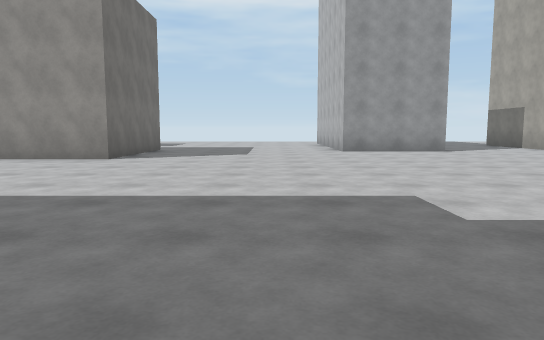
View 1 (above)

24 first-person views from a walk through a scene from a Unity 3-D project. The camera is 1.2 m above the floor, tilts 6° down and sees 70° across. The floor is counted in squares, 2 m on a side. Each view is taken from the middle of a square. On the plan, view 1 faces up. The plan holds only what a view shows up to about 11 squares ahead; the rest is blank. The place goes on beyond the plan. The player is left out.

View 2
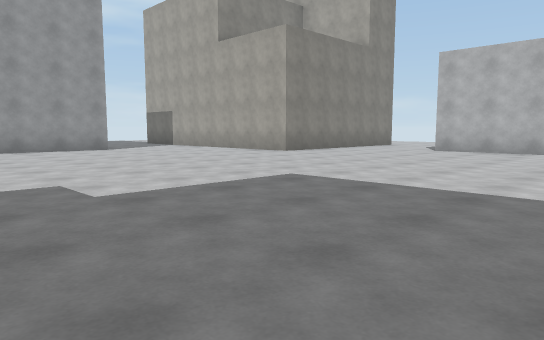

View 3
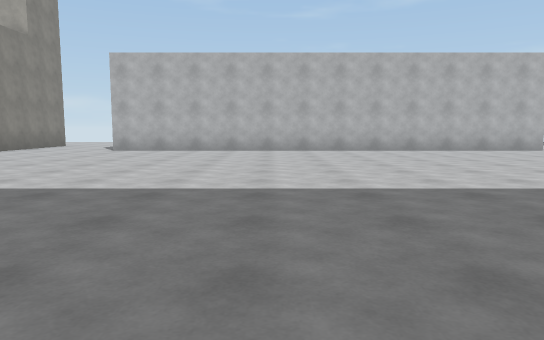

View 4
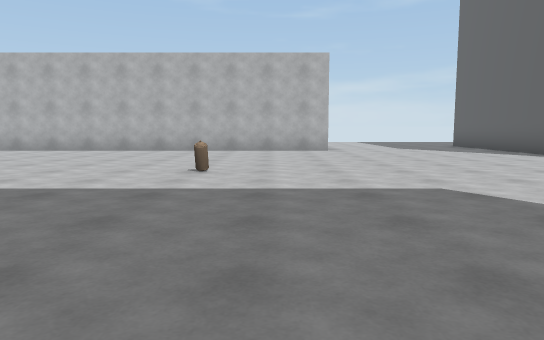

View 5
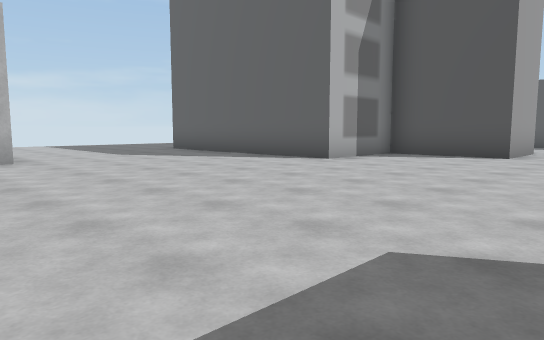

View 6
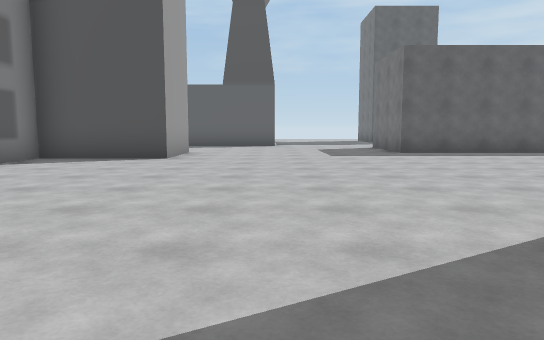

View 7
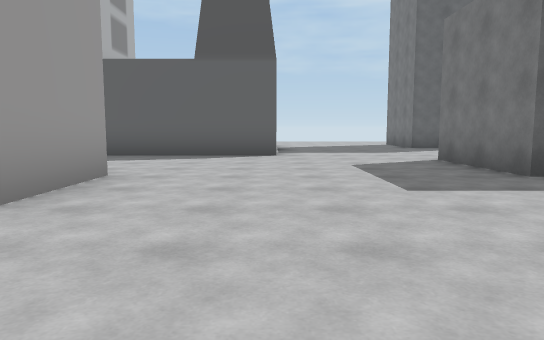

View 8
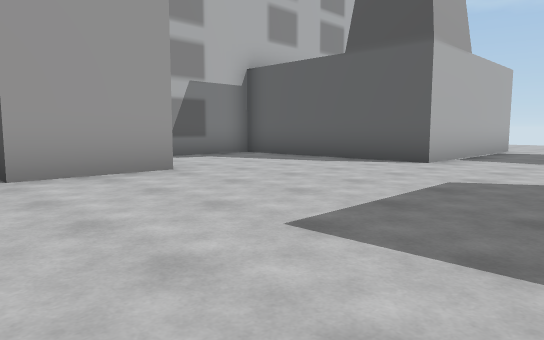

View 9
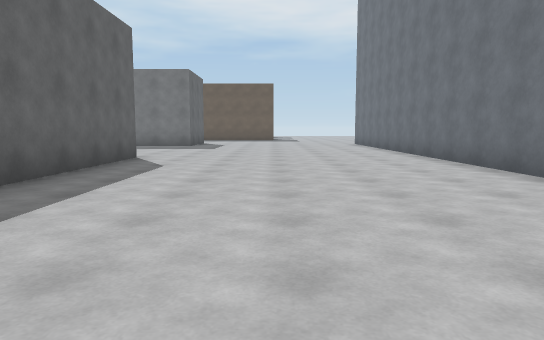

View 10
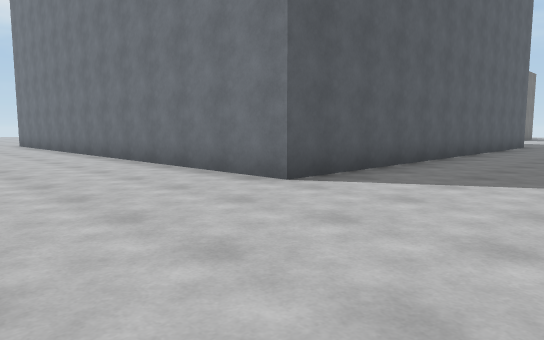

View 11
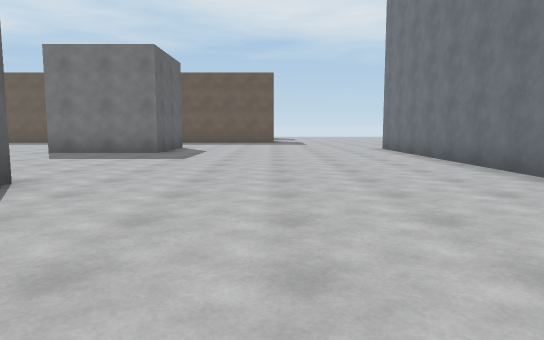

View 12
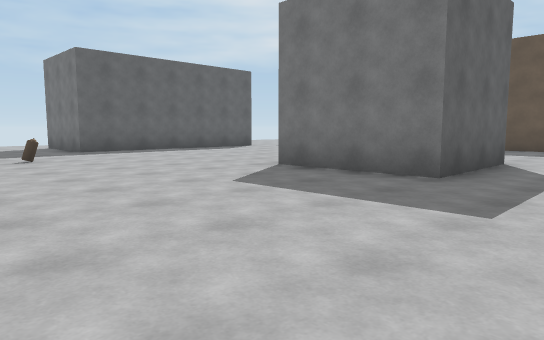

View 13
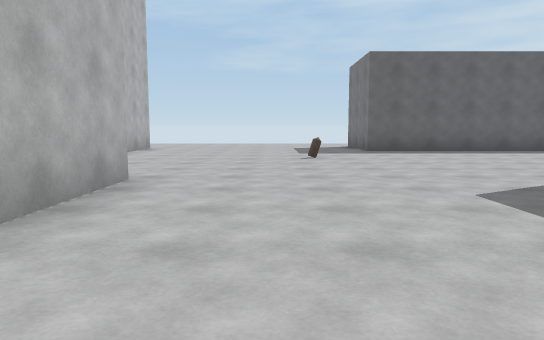

View 14
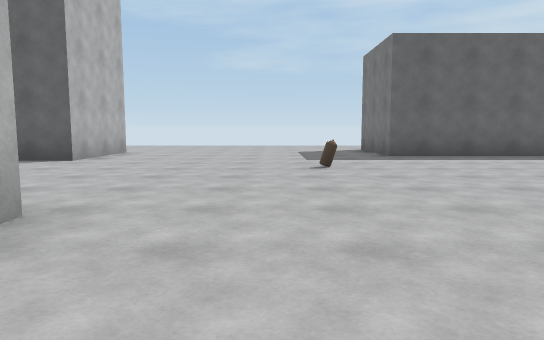

View 15
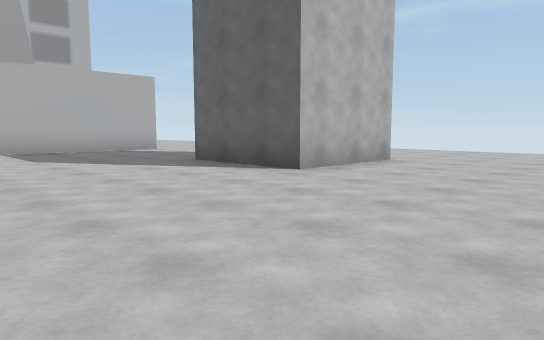

View 16
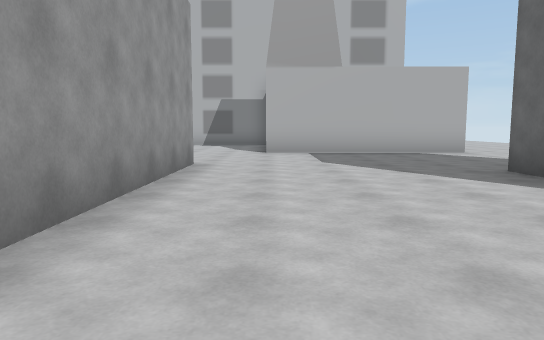

View 17
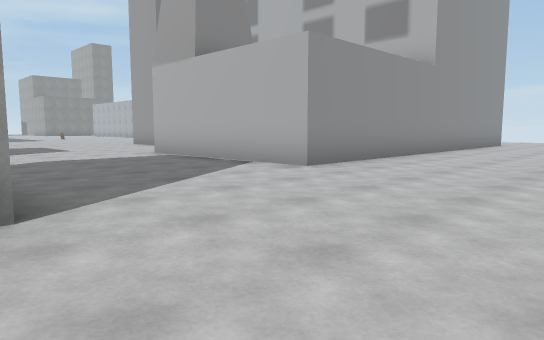

View 18
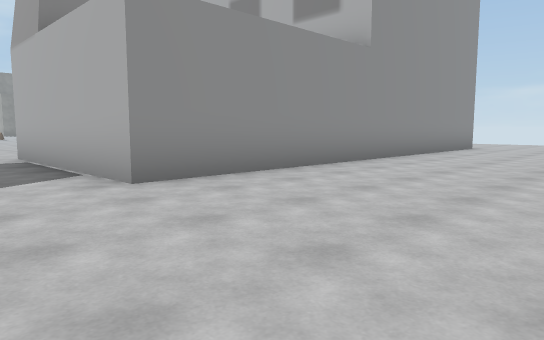

View 19
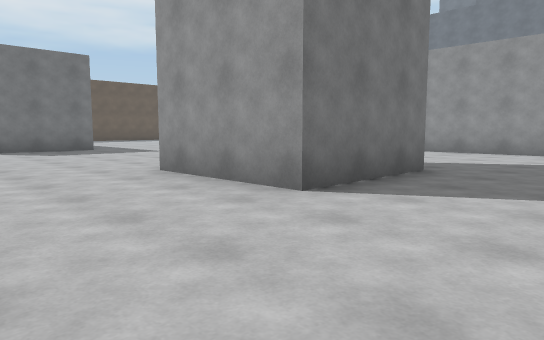

View 20
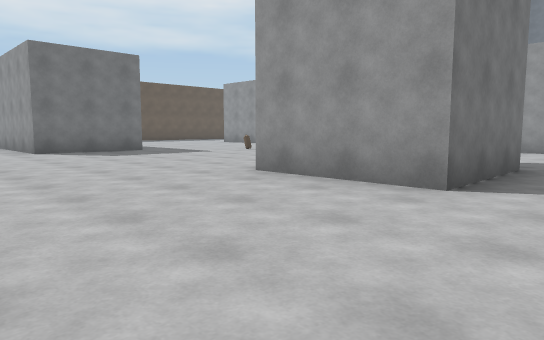

View 21
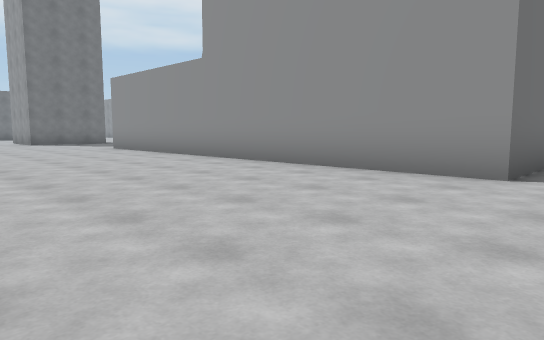

View 22
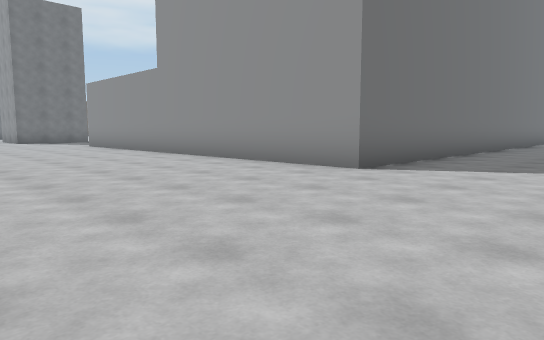

View 23
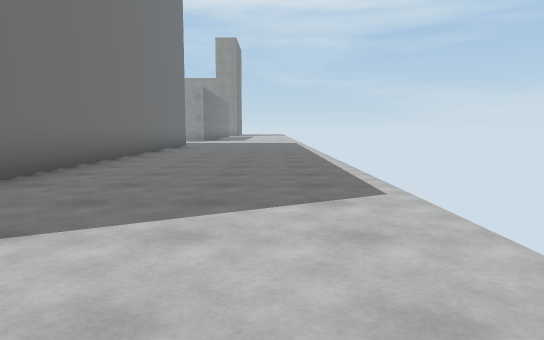

View 24
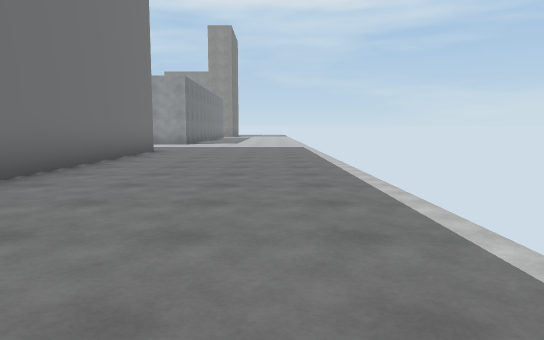

### Floor plan
Key: @ floor where view 1 was taken; # wall or solid block; . floor; O other object.
Columns run from 13 left of view 1 to 18 right of it. Each row starts with its distance up from view 1.
 11          O.....###...
 10          O...........
  9          O..........
  8         OO..........
  7         .............OO O
  6          ................
  5          ................
  4           ...............
  3            .............#
  2            .............#
  1             ............#
  0              @..........#
 -1              ...........#
 -2            O  ..........#
 -3            O.. .........#
 -4            O..   .......#
 -5            O.. .........#
 -6            O.......O....#
 -7            O............#
 -8            O............#
 -9            O................
-10            O................
-11 OOOOOOOOOOOO................
-12 ...........................
-13 ................................
-14 .....................OOOOOO.....
-15 .....................O    O.....
-16 ...................OOO    O.....
-17 ...................O      O.....
-18 ##.....######......O      O.....
-19  #.....######........     O.....
-20  #.....######........O    O.....
-21 .....................O    O.....
-22 ................OOOOOO    O.....
-23 ................O    O    O.....
-24 ....O...........OOO  O    O.....
-25 ................O    O    O.....
-26 .........###....O    O    O.....
-27 ###......###....OOOOOOOOOOO.....
-28 ###......###...................
-29 ###............................
-30  ..............................
-31      .............  ...........
-32        .......           ......

Where each view was taken, in squares from view 1:
view 1: 0 up, 0 right, facing up
view 2: 1 down, 0 right, facing up-right
view 3: 1 down, 0 right, facing right
view 4: 7 down, 0 right, facing right
view 5: 7 down, 3 right, facing down-right
view 6: 8 down, 3 right, facing down
view 7: 13 down, 3 right, facing down
view 8: 15 down, 0 right, facing down-right
view 9: 15 down, 2 right, facing left
view 10: 15 down, 2 right, facing up-left
view 11: 15 down, 2 left, facing left
view 12: 16 down, 7 left, facing down-left
view 13: 16 down, 8 left, facing down
view 14: 18 down, 8 left, facing down
view 15: 21 down, 8 left, facing down-right
view 16: 22 down, 7 left, facing right
view 17: 31 down, 2 left, facing up-right
view 18: 31 down, 1 right, facing up-right
view 19: 31 down, 1 right, facing up-left
view 20: 32 down, 0 right, facing up-left
view 21: 32 down, 15 right, facing up-left
view 22: 32 down, 17 right, facing up-left
view 23: 28 down, 17 right, facing up
view 24: 24 down, 17 right, facing up
